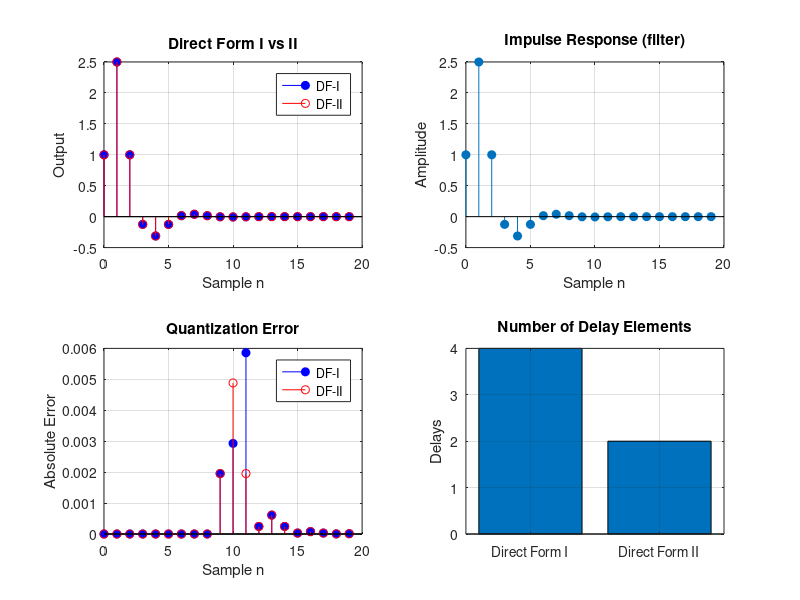

MATLAB code for this plot:

clc;
clear;
close all;

% DIRECT FORM I vs DIRECT FORM II

% 1. System coefficients
N = 20;
x = [1 zeros(1,N-1)];
n = 0:N-1;

% 2. Direct Form I
y1 = zeros(1,N);

for k = 1:N
    y1(k) = x(k);

    if k > 1
        y1(k) = y1(k) + 2*x(k-1) + 0.5*y1(k-1);
    end

    if k > 2
        y1(k) = y1(k) - 0.25*y1(k-2);
    end
end

% 3. Direct Form II
w = zeros(1,N);
y2 = zeros(1,N);

for k = 1:N
    w(k) = x(k);

    if k > 1
        w(k) = w(k) + 0.5*w(k-1);
    end

    if k > 2
        w(k) = w(k) - 0.25*w(k-2);
    end

    y2(k) = w(k);

    if k > 1
        y2(k) = y2(k) + 2*w(k-1);
    end
end

% 4. Verify using filter()
b = [1 2];
a = [1 -0.5 0.25];
ycheck = filter(b,a,x);

fprintf('DF-I verification error: %.8f\n',max(abs(y1-ycheck)));
fprintf('DF-II verification error: %.8f\n',max(abs(y2-ycheck)));

% 5. Simplified fixed-point quantization
Q = 128;
y1q = zeros(1,N);
wq = zeros(1,N);
y2q = zeros(1,N);

for k = 1:N
    % Direct Form I
    y1q(k) = x(k);

    if k > 1
        y1q(k) = y1q(k) + 2*x(k-1) + 0.5*y1q(k-1);
    end

    if k > 2
        y1q(k) = y1q(k) - 0.25*y1q(k-2);
    end

    y1q(k) = round(y1q(k)*Q)/Q;

    % Direct Form II
    wq(k) = x(k);

    if k > 1
        wq(k) = wq(k) + 0.5*wq(k-1);
    end

    if k > 2
        wq(k) = wq(k) - 0.25*wq(k-2);
    end

    wq(k) = round(wq(k)*Q)/Q;
    y2q(k) = wq(k);

    if k > 1
        y2q(k) = y2q(k) + 2*wq(k-1);
    end

    y2q(k) = round(y2q(k)*Q)/Q;
end

% 6. Quantization errors
e1 = abs(y1-y1q);
e2 = abs(y2-y2q);

fprintf('\nMaximum quantization errors:\n');
fprintf('Direct Form I  = %.6f\n',max(e1));
fprintf('Direct Form II = %.6f\n',max(e2));

% 7. Plots
figure;

subplot(2,2,1);
stem(n,y1,'b','filled');
hold on;
stem(n,y2,'r');
hold off;
title('Direct Form I vs II');
xlabel('Sample n');
ylabel('Output');
legend('DF-I','DF-II');
grid on;

subplot(2,2,2);
stem(n,ycheck,'filled');
title('Impulse Response (filter)');
xlabel('Sample n');
ylabel('Amplitude');
grid on;

subplot(2,2,3);
stem(n,e1,'b','filled');
hold on;
stem(n,e2,'r');
hold off;
title('Quantization Error');
xlabel('Sample n');
ylabel('Absolute Error');
legend('DF-I','DF-II');
grid on;

subplot(2,2,4);
bar([4 2]);
set(gca,'XTickLabel',{'Direct Form I','Direct Form II'});
title('Number of Delay Elements');
ylabel('Delays');
grid on;

% 8. Component comparison
fprintf('\nHardware comparison:\n');
fprintf('Direct Form I: 4 delays\n');
fprintf('Direct Form II: 2 delays\n');
fprintf('Both use 3 non-unity multipliers and 3 adders.\n');
